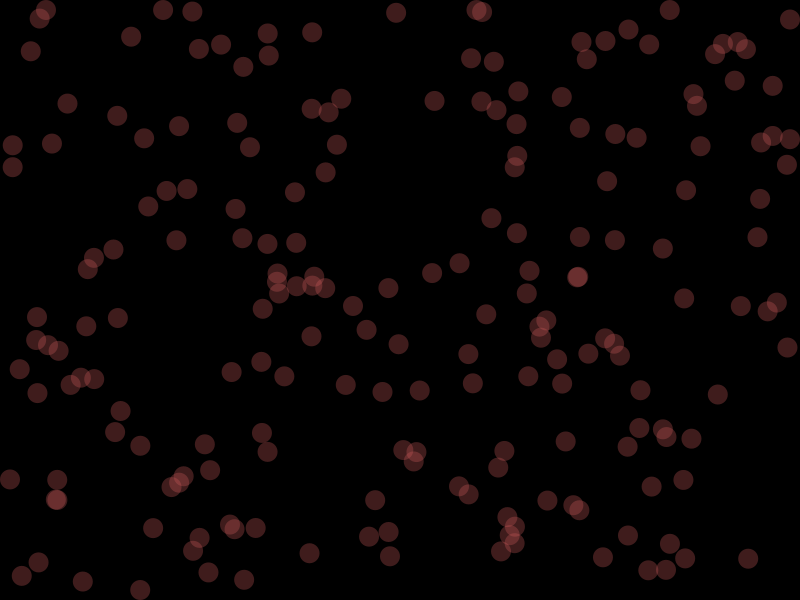
Frame 1 (no input)
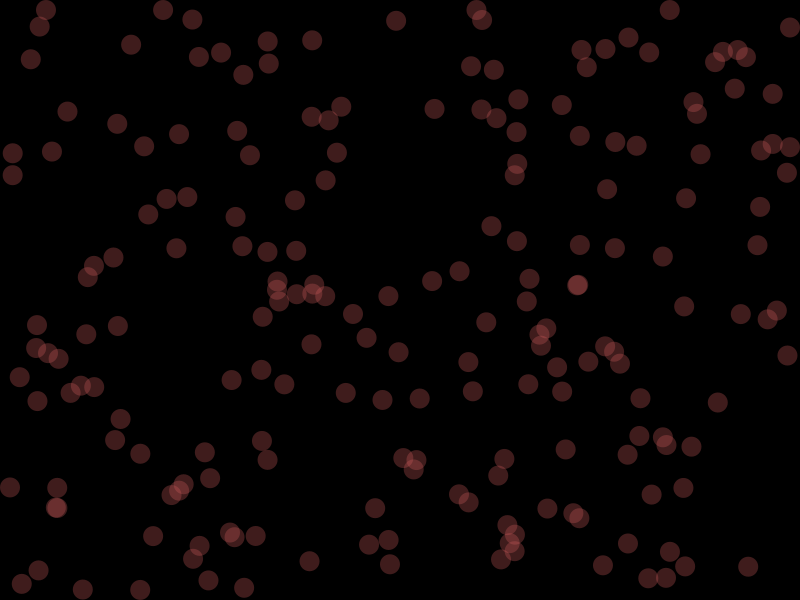
Frame 60 (the mouse pressed at the canvas centre just before this capture)
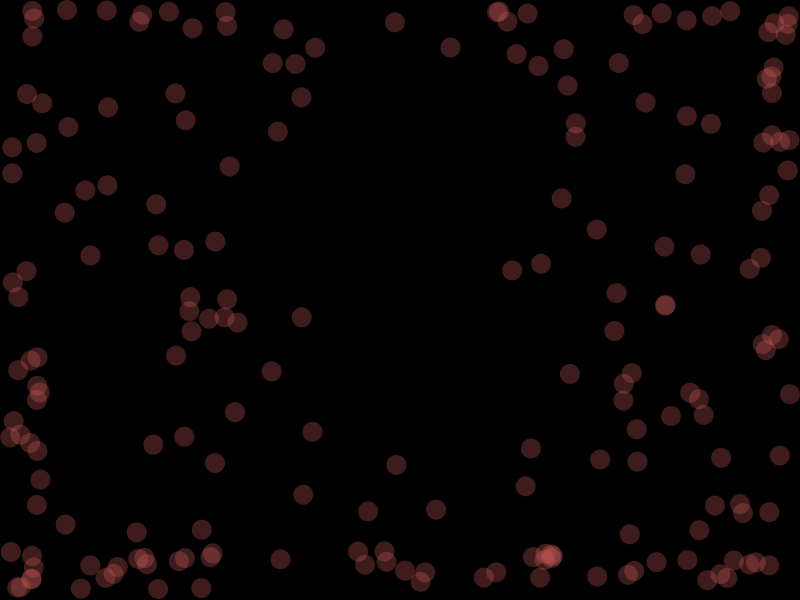
Frame 120 (the mouse held since frame 60 and released just before this capture)

The Processing sketch that drew these frames (run headless with seeded random() and noise(); from frame 60 on, the mouse is pressed at the canvas centre):

// Processing sketch: Friccion
// ── Friccion.pde
ArrayList<Bola> bolas;

void setup(){
	size(800, 600);
	frameRate(120);
	bolas = new ArrayList();

	for (int i = 0;i < 200; i++){
		bolas.add(new Bola(random(width), random(height), 0, 0));
	}


}

void draw(){
	background(0);
	PVector gravedad = new PVector(0, 0.1);
	for (Bola b : bolas){
		b.aplicarFuerza(gravedad);
		if (mousePressed){
			PVector viento = new PVector(mouseX, mouseY);
			viento.sub(b.pos);
			viento.setMag(-1);
			b.aplicarFuerza(viento);
		}
		PVector friccion = b.vel.copy();
		friccion.normalize();
		friccion.mult(-0.01);
		b.aplicarFuerza(friccion);
		b.actualizar();
		b.dibujar();
	}

}
// ── Bola.pde
class Bola{
  PVector pos;
  PVector vel;
  PVector acc;
  float masa;

  Bola(float x,float y, float velx, float vely){

    pos = new PVector(x,y);
    vel = new PVector(velx,vely);
    acc = new PVector(0,0);

    masa = 20;

  }

  Bola(float x,float y){

    pos = new PVector(x,y);
    vel = PVector.random2D();
    acc = new PVector(0,0);

    masa = 20;

  }

  void actualizar(){

    pos.add(vel);
    vel.add(acc);
    acc.mult(0);

    if(pos.x - masa/2 < 0 || pos.x + masa/2 > width){
      vel.x *= -1;
    }

    if(pos.y - masa/2 < 0 || pos.y + masa/2 > height){
      vel.y *= -1;
    }

    pos.x = constrain(pos.x, masa/2, width - masa/2);
    pos.y = constrain(pos.y, masa/2, height - masa/2);

  }

  void aplicarFuerza(PVector fuerza){
    PVector f = PVector.div(fuerza, masa);
    acc.add(f);
  }

  void dibujar(){
    fill(200, 90, 90, 80);
    noStroke();
    ellipse(pos.x,pos.y,masa,masa);
  }

}
